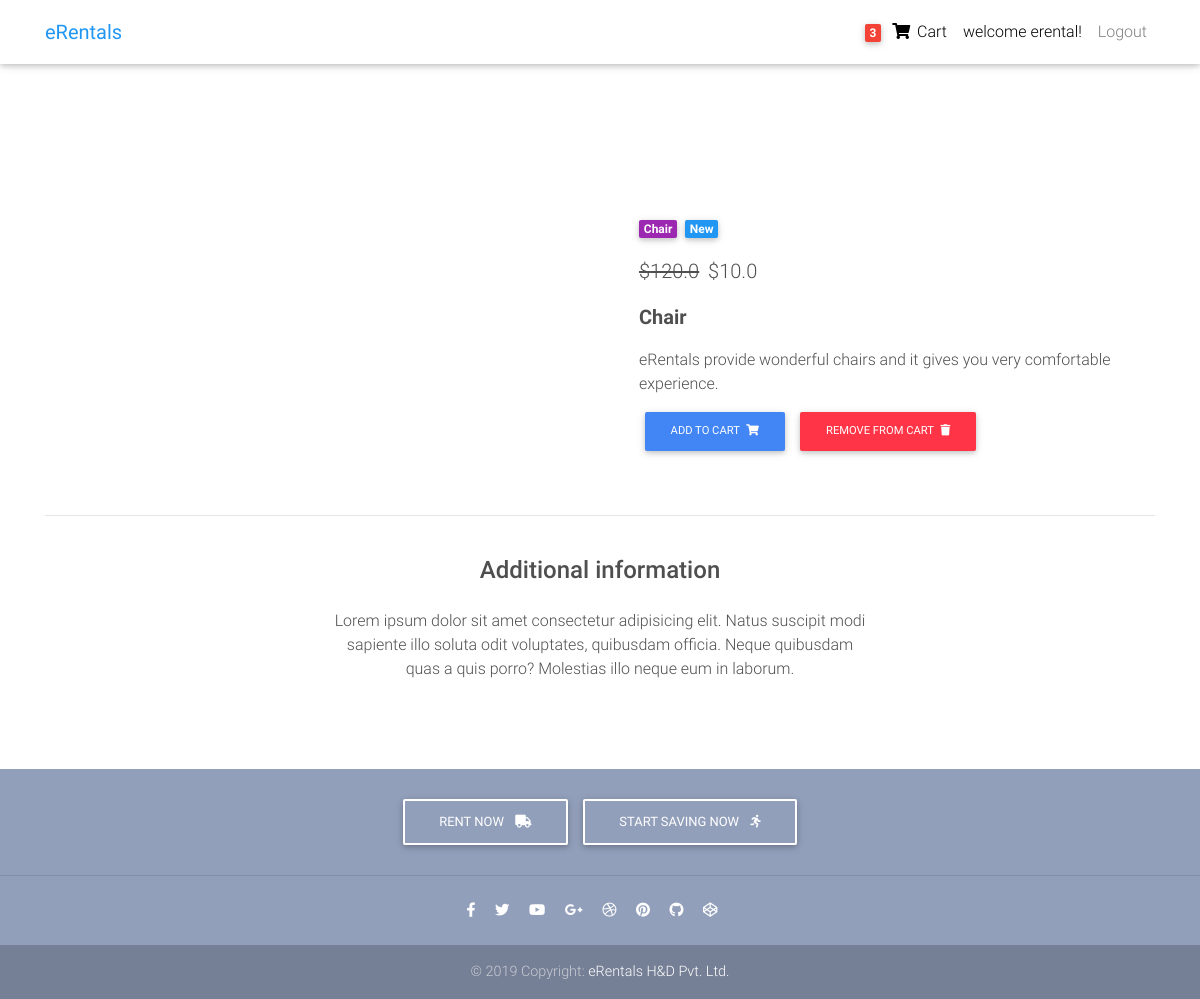
The page /product/1/ (signed in) on the database its author committed.
### core/models.py (models this page shows, shortened)
class Order(models.Model):
    user = models.ForeignKey(settings.AUTH_USER_MODEL, on_delete=models.CASCADE)
    items = models.ManyToManyField(OrderItem)
    start_date = models.DateTimeField(auto_now_add=True)
    ordered_date = models.DateTimeField()
    ordered = models.BooleanField(default=False)

class Item(models.Model) :
    item_name = models.CharField(max_length=100)
    price = models.FloatField()
    discount_price = models.FloatField(blank=True, null=True)
    category = models.CharField(choices=CATEGORY, max_length=2)
    label = models.CharField(choices=LABEL, max_length=2)
    description = models.TextField()
    def get_add_to_cart_url(self) :
        return reverse("core:add-to-cart", kwargs={
            "pk" : self.pk
        })
    def get_remove_from_cart_url(self) :
        return reverse("core:remove-from-cart", kwargs={
            "pk" : self.pk
        })

### core/views.py (the view)
# urls.py: path('product/<pk>/', ProductView.as_view(), name='product'),
class ProductView(DetailView):
    model = Item
    template_name = "product.html"

### core/templatetags/cart_template_tags.py (called while the page is built)
@register.filter
def cart_item_count(user) :
    if user.is_authenticated:
        qs = Order.objects.filter(user=user, ordered=False)
    if qs.exists():
        return qs[0].items.count()
    return 0

### core/templates/product.html (shortened to what this page needs)
{% extends 'base.html' %}
{% block content %}
  <main class="mt-5 pt-4">
    <div class="container dark-grey-text mt-5">
      <div class="row wow fadeIn">
        <div class="col-md-6 mb-4">
        </div>
        <div class="col-md-6 mb-4">
          <div class="p-4">
            <div class="mb-3">
              <a href="">
                <span class="badge purple mr-1">{{ object.get_category_display }}</span>
              </a>
              <a href="">
                <span class="badge blue mr-1">{{ object.get_label_display }}</span>
              </a>
            </div>
            <p class="lead">
            {% if object.discount_price %}
              <span class="mr-1">
              <del>${{ object.price }}</del>
              </span>
              <span>${{ object.discount_price }}</span>
            {% else %}
             <span>${{ object.price }}</span>
            {% endif %}
            </p>
            <p class="lead font-weight-bold">{{ object.item_name }}</p>
            <p>{{ object.description }}</p>
            <a href="{{ object.get_add_to_cart_url }}" class="btn btn-primary btn-md my-0 p" >Add to cart
                <i class="fas fa-shopping-cart ml-1"></i>
            </a>
            <a href="{{ object.get_remove_from_cart_url }}" class="btn btn-danger btn-md my-0 p" >Remove From cart
                <i class="fas fa-trash ml-1"></i>
            </a>
          </div>
        </div>
      </div>
      <hr>
      <div class="row d-flex justify-content-center wow fadeIn">
        <div class="col-md-6 text-center">
          <h4 class="my-4 h4">Additional information</h4>
          <p>Lorem ipsum dolor sit amet consectetur adipisicing elit. Natus suscipit modi sapiente illo soluta odit
            voluptates,
            quibusdam officia. Neque quibusdam quas a quis porro? Molestias illo neque eum in laborum.</p>
        </div>
      </div>
      <div class="row wow fadeIn">
        <div class="col-lg-4 col-md-12 mb-4">
        </div>
        <div class="col-lg-4 col-md-6 mb-4">
        </div>
        <div class="col-lg-4 col-md-6 mb-4">
        </div>
      </div>
    </div>
  </main>
{% endblock content %}

### core/templates/base.html (shortened to what this page needs)
{% load static %}
{% load cart_template_tags %}
<!DOCTYPE html>
<html lang="en">
<head>
  <link rel="stylesheet" href="https://use.fontawesome.com/releases/v5.11.2/css/all.css">
  <link href="{% static 'css/bootstrap.min.css' %}" rel="stylesheet">
  <link href="{% static 'css/mdb.min.css' %}" rel="stylesheet">
  <link href=" {% static 'css/style.min.css' %}" rel="stylesheet">
</head>
<body>
  <nav class="navbar fixed-top navbar-expand-lg navbar-light white scrolling-navbar">
    <div class="container">
      <a class="navbar-brand waves-effect" href="/">
        <strong class="blue-text">eRentals</strong>
      </a>
      <div class="collapse navbar-collapse" id="navbarSupportedContent">
        <ul class="navbar-nav nav-flex-icons">
            {% if user.is_authenticated %}
            <li class="nav-item">
                <a href="{% url 'core:order-summary' %}" class="nav-link waves-effect">
                {% if request.user|cart_item_count != 0 %}
                  <span class="badge red z-depth-1 mr-1"> {{ request.user|cart_item_count }} </span>
                {% endif %}
                <i class="fas fa-shopping-cart"></i>
                <span class="clearfix d-none d-sm-inline-block"> Cart </span>
                </a>
            </li>
            <li class="nav-item">
                 <a class="nav-link waves-effect">
                welcome {{ user.username }}!
                </a>
            </li>
                <a class="nav-link waves-effect" href="{% url 'logout' %}"> Logout</a>
            {% else %}
             </li class="nav-item">
                <a class="nav-link waves-effect" href="{% url 'login' %}"> Login</a>
            </li>
            {% endif %}
        </ul>
      </div>
    </div>
  </nav>
  <div class="mt-5 pt-4">
    </div>
    {% block content %}
    {% endblock content %}
    {% include "footer.html" %}
</body>
</html>

### core/templates/base.html (style rules this page uses)
html, body, header, .carousel { height: 60vh; }

### rows shown on the page
Item: category "Chair", label "New", price "120.0", discount_price "10.0", item_name "Chair", description "eRentals provide wonderful chairs and it gives you very comfortable experience."

### other values the page prints
{{ request.user|cart_item_count }} "3"
{{ user.username }} "erental"
